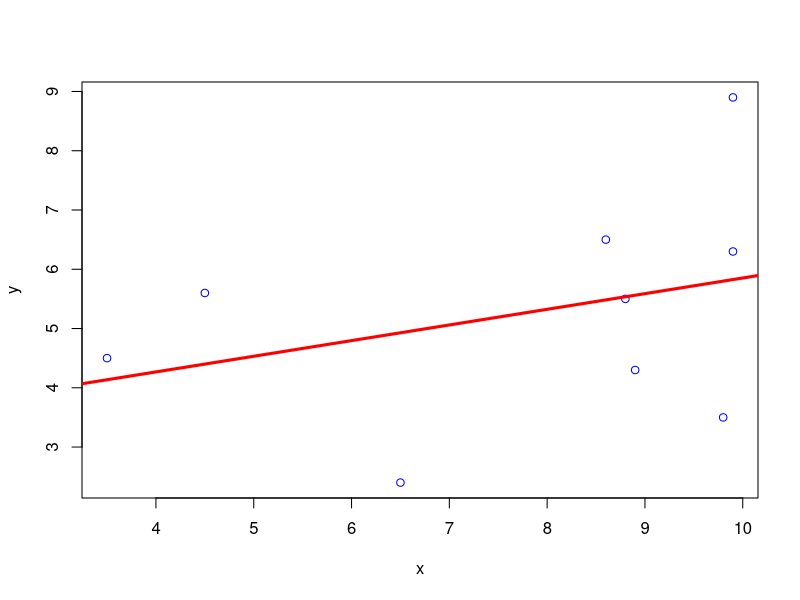
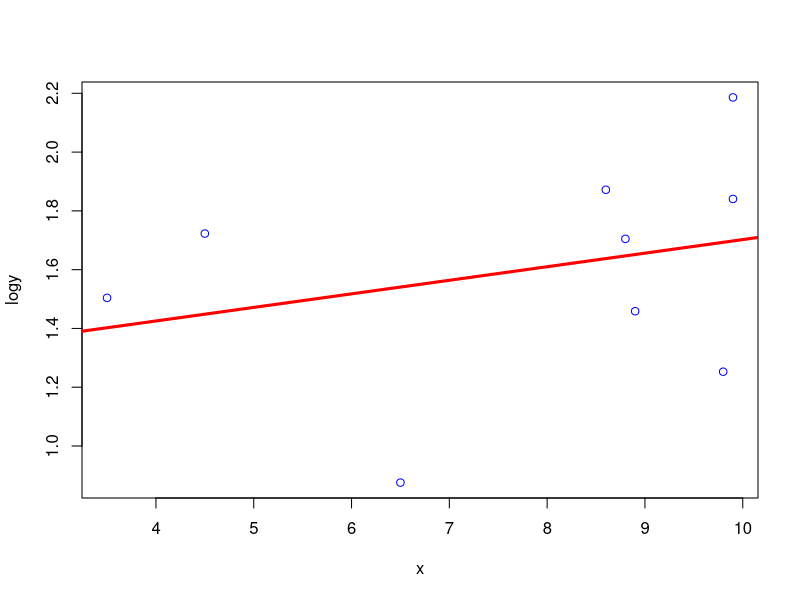
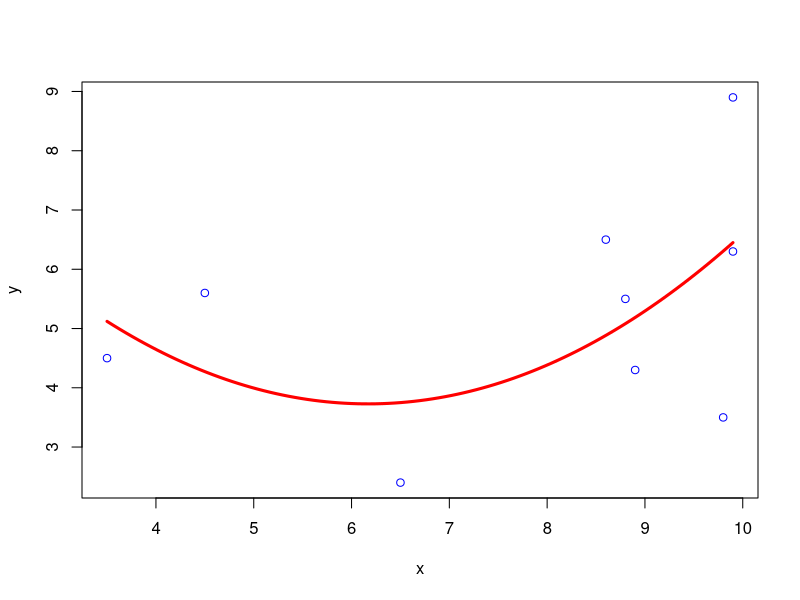
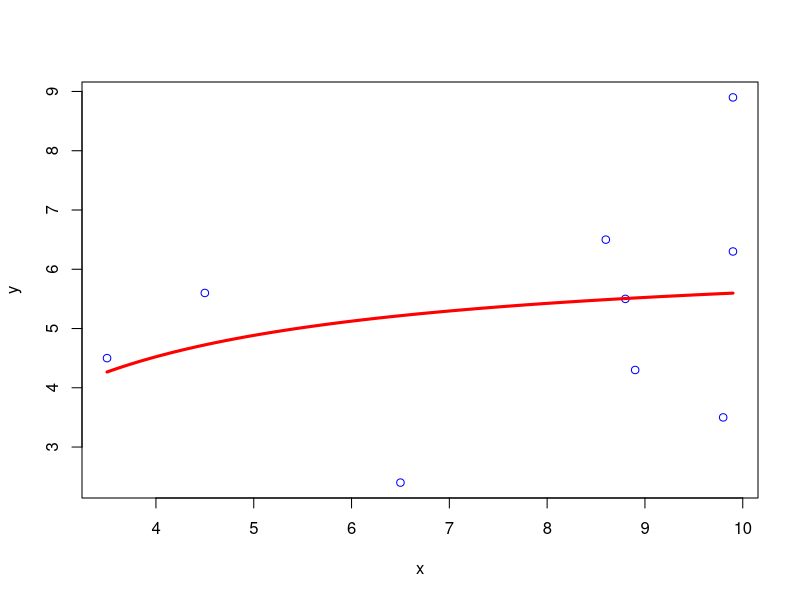

R code for these plots, in order: (Note: this script raises an error after producing the figures.)
x <- c(3.5,8.6,9.9,4.5,6.5,9.9,8.9,9.8,8.8)
y <- c(4.5,6.5,6.3,5.6,2.4,8.9,4.3,3.5,5.5)
n <- length(x)

## Modelo lineal
mod.lin <- lm(y ~ x); mod.lin;
summary(mod.lin)
## Coeficiente "a" del modelo lineal Y=a+b*x;
a <- mod.lin$coefficients[[1]];a;
## Coeficiente "b" del modelo lineal Y=a+b*x;
b <- mod.lin$coefficients[[2]];b;
cov(x,y) ## Covarianza;
cor <- cor(x,y) ## Coeficiente de correlacion lineal;
R2 <- cor^2; R2
DesStaRes <- sqrt(sum((y - (a+b*x))^2)/(n-2)); DesStaRes;# Residual var
plot(x, y, col="blue");
abline(a, b, col="red", lwd="3");

## Modelo Exponencial ln(y)=a+b*x
logy <- log(y)
mod.exp <- lm(logy ~ x); mod.exp;
summary(mod.exp)
## Coeficiente "a" del modelo ln(y)=a+b*x;
a <- mod.exp$coefficients[[1]];a;
## Coeficiente "b" del modelo ln(y)=a+b*x;;
b <- mod.exp$coefficients[[2]];b;
cov(x,logy) ## Covarianza;
cor <- cor(x,logy) ## Coeficiente de correlacion lineal;
R2 <- cor^2; R2
DesStaRes <- sqrt(sum((logy - (a+b*x))^2)/(n-2)); DesStaRes;# Residual var
plot(x,logy, col="blue");
abline(a, b, col="red", add=TRUE, lwd="3");

## Modelo parabolico o quadratic, y = a+bx+cX2
mod.par <- lm(y ~ x + I(x^2)); mod.par;
summary(mod.par)
## Coeficiente "a" del modelo y = a+bx+cX2;
a <- mod.par$coefficients[[1]];a;
## Coeficiente "b" del modelo y = a+bx+cX2;
b <- mod.par$coefficients[[2]];b;
## Coeficiente "c" del modelo y = a+bx+cX2
c <- mod.par$coefficients[[3]];c;
DesStaRes <- sqrt(sum((y - (a+b*x+c*x^2))^2)/(n-3)); DesStaRes;# Residual var
plot(x,y, col="blue");
curve(a+b*x+c*x^2, col="red", add=TRUE, lwd="3");

## Modelo hiperbolico
inv.x <- 1/x
mod.hip <- lm(y ~ inv.x); mod.hip;
summary(mod.hip)
## Coeficiente "a" del modelo lineal Y=a+b/x;
a <- mod.hip$coefficients[[1]];a;
## Coeficiente "b" del modelo lineal Y=a+b/x;
b <- mod.hip$coefficients[[2]];b;
cov(inv.x,y) ## Covarianza;
cor <- cor(inv.x,y) ## Coeficiente de correlacion lineal;
R2 <- cor^2; R2
DesStaRes <- sqrt(sum((y - (a+b/x))^2)/(n-2)); DesStaRes;# Residual var
plot(x, y, col="blue");
curve(a+b/x, add=TRUE, col="red", lwd="3");
library(car)
scatterplot(y~logx, reg.line=lm, xlab="x", ylab="y")

# Modelo potenical o multiplicativo y = a*x^b
logy <- log(y)
logx <- log(x)
mod.pot <- lm(logy ~ logx); mod.pot;
summary(mod.pot)
## Coeficiente "a" del modelo ln(y)=a+b*ln(x);
a <- mod.pot$coefficients[[1]];a;
## Coeficiente "b" del modelo ln(y)=a+b*ln(x);
b <- mod.pot$coefficients[[2]];b;
cov(logx,logy) ## Covarianza;
cor <- cor(logx,logy) ## Coeficiente de correlacion lineal;
R2 <- cor^2; R2
DesStaRes <- sqrt(sum((logy - (a+b*logx))^2)/(n-2)); DesStaRes;# Residual var
plot(logx,logy, col="blue");
curve(a+b*log(x), col="red", add=TRUE, lwd="3");

# Modelo logaritmico
logx <- log(x)
mod.log <- lm(y ~ logx); mod.log;
summary(mod.log)
## Coeficiente "a" del modelo ln(y)=a+b*x;
a <- mod.log$coefficients[[1]];a;
## Coeficiente "b" del modelo ln(y)=a+b*x;;
b <- mod.log$coefficients[[2]];b;
cov(logx,y) ## Covarianza;
cor <- cor(logx,y) ## Coeficiente de correlacion lineal;
R2 <- cor^2; R2
DesStaRes <- sqrt(sum((y - (a+b*logx))^2)/(n-2)); DesStaRes;# Residual var
plot(logx,y, col="blue");
curve(a+b*log(x), col="red", add=TRUE, lwd="3");
